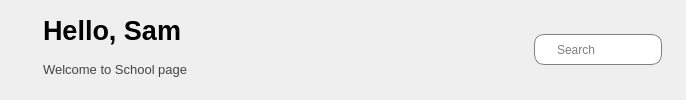
       <widget class="QWidget" name="header_widget" native="true">
        <layout class="QHBoxLayout" name="horizontalLayout_5">
         <item>
          <layout class="QHBoxLayout" name="horizontalLayout_4">
           <property name="spacing">
            <number>0</number>
           </property>
           <item>
            <widget class="QPushButton" name="pushButton">
             <property name="styleSheet">
              <string notr="true">border: none;</string>
             </property>
             <property name="text">
              <string/>
             </property>
             <property name="icon">
              <iconset resource="resources.qrc">
               <normaloff>:/icons/menu.png</normaloff>:/icons/menu.png</iconset>
             </property>
             <property name="iconSize">
              <size>
               <width>29</width>
               <height>35</height>
              </size>
             </property>
             <property name="checkable">
              <bool>true</bool>
             </property>
            </widget>
           </item>
           <item>
            <layout class="QVBoxLayout" name="verticalLayout_13">
             <item>
              <widget class="QLabel" name="label_4">
               <property name="font">
                <font>
                 <pointsize>20</pointsize>
                 <weight>75</weight>
                 <bold>true</bold>
                </font>
               </property>
               <property name="text">
                <string>Hello, Sam</string>
               </property>
              </widget>
             </item>
             <item>
              <widget class="QLabel" name="label_5">
               <property name="font">
                <font>
                 <pointsize>10</pointsize>
                </font>
               </property>
               <property name="styleSheet">
                <string notr="true">color:rgb(68, 68, 68);</string>
               </property>
               <property name="text">
                <string>Welcome to School page</string>
               </property>
              </widget>
             </item>
            </layout>
           </item>
          </layout>
         </item>
         <item>
          <spacer name="horizontalSpacer_3">
           <property name="orientation">
            <enum>Qt::Horizontal</enum>
           </property>
           <property name="sizeHint" stdset="0">
            <size>
             <width>340</width>
             <height>20</height>
            </size>
           </property>
          </spacer>
         </item>
         <item>
          <layout class="QHBoxLayout" name="horizontalLayout_3">
           <item>
            <widget class="QLineEdit" name="lineEdit">
             <property name="maximumSize">
              <size>
               <width>16777215</width>
               <height>31</height>
              </size>
             </property>
             <property name="styleSheet">
              <string notr="true">QLineEdit {
	padding-left: 20px;
	border: 1px solid grey;
	border-radius: 10px;
}</string>
             </property>
             <property name="placeholderText">
              <string>Search</string>
             </property>
            </widget>
           </item>
           <item>
            <widget class="QLabel" name="label_6">
             <property name="maximumSize">
              <size>
               <width>40</width>
               <height>40</height>
              </size>
             </property>
             <property name="text">
              <string/>
             </property>
             <property name="pixmap">
              <pixmap resource="resources.qrc">:/icons/profile.png</pixmap>
             </property>
             <property name="scaledContents">
              <bool>true</bool>
             </property>
             <property name="alignment">
              <set>Qt::AlignCenter</set>
             </property>
            </widget>
           </item>
          </layout>
         </item>
        </layout>
       </widget>
